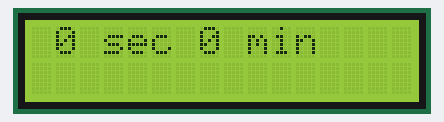
A sketch run on a simulated Arduino Uno, built with avr-gcc and run on an emulated ATmega328P. On the bench: 16×2 character LCD.

Above: at 0.1 s.
At 4.1 s:
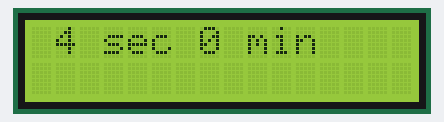
At 9.1 s:
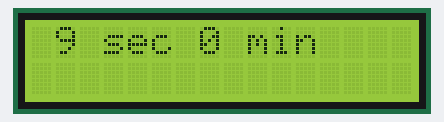
At 19.1 s:
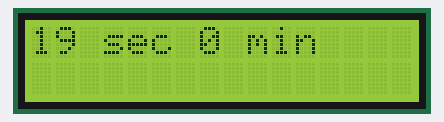
At 29.1 s:
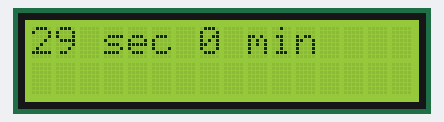
At 39.1 s:
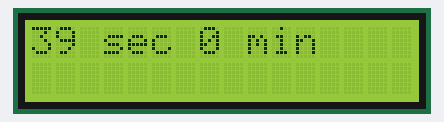

Measured:
- what the display in image 1 shows lasts 1.0 s, from 4.0 s to 5.0 s

The sketch:

Chapter5_LCD_timer5.ino
```cpp
// Saved as Chapter5_LCD_timer5.ino, the result is shown in Figure 5.11
#include <LiquidCrystal.h> // include the library for the LCD

// THE HD44780 LCD HAS 16 CONNECTIONS, THEY ARE NAMED AS:
//         MAMES   VSS, VDD, V0, RS, RW,  E, D0, D1, D2, D3, D4, D5, D6, D7, A,  K
// LCD PIN NUMBERS  1,   2,   3,  4,  5,  6,  7,  8,  9, 10, 11, 12, 13, 14, 15, 16
// DEFINE THE CONNECTION OF LCD PINS TO THE ARDUINO PINS
const int RS = 7, E = 8, D4 = 9, D5 = 6, D6 = 3, D7 = 2;
LiquidCrystal lcd(RS, E, D4, D5, D6, D7);  // DEFINE THE LiquidCrystal AS lcd
                            // ONLY 6 PINS NEED TO BE SPECIFIED
                            // (THE RS, E, D4, D5, D6, D7)
void setup() {
  // WE ARE USING THE 16X2 LCD
  lcd.begin(16, 2);
  //  lcd.begin(20, 4);  // IF WE USE THE 20X4 LCD
}

void loop() {
    int t; // DEFINE AN INTEGER FOR TIME IN SECOND SINCE THE LAST MINUTE
    char min[] = "min"; char sec[] = "sec";
  t = millis() / 1000 - (millis() / 1000/60)*60;
  if (t < 10 ) {  // IF ONE DIGIT FOR THE SECOND SINCE LAST MINUTE
  lcd.setCursor(0, 0); // PUT THE CURSOR AT THE FIRST ROW AND FIRST COLUMN (OR UPPER LEFT CORNER OF THE LCD)
                       // THE ROW OR COLUMN NUMBER STARTS FROM 0 IN C OR C++ COMPUTER LANGUAGE
  lcd.print(" "); lcd.print(t); lcd.print(" "); lcd.print(sec); lcd.print(" ");
  // PRINT THE TIME IN SECOND
  }
  if (t >= 10) {
  lcd.setCursor(0, 0);
  lcd.print(t);lcd.print(" "); lcd.print(sec); lcd.print(" ");
  // PRINT SECONDS WITH TWO DIGITS
  }
  // THE FOLLOWING PRINTS THE MINUTE SINCE THE RESET OF THE ARDUINO
  lcd.print(millis() / 1000/60); lcd.print(" "); lcd.print(min); lcd.print("  ");
}
```
